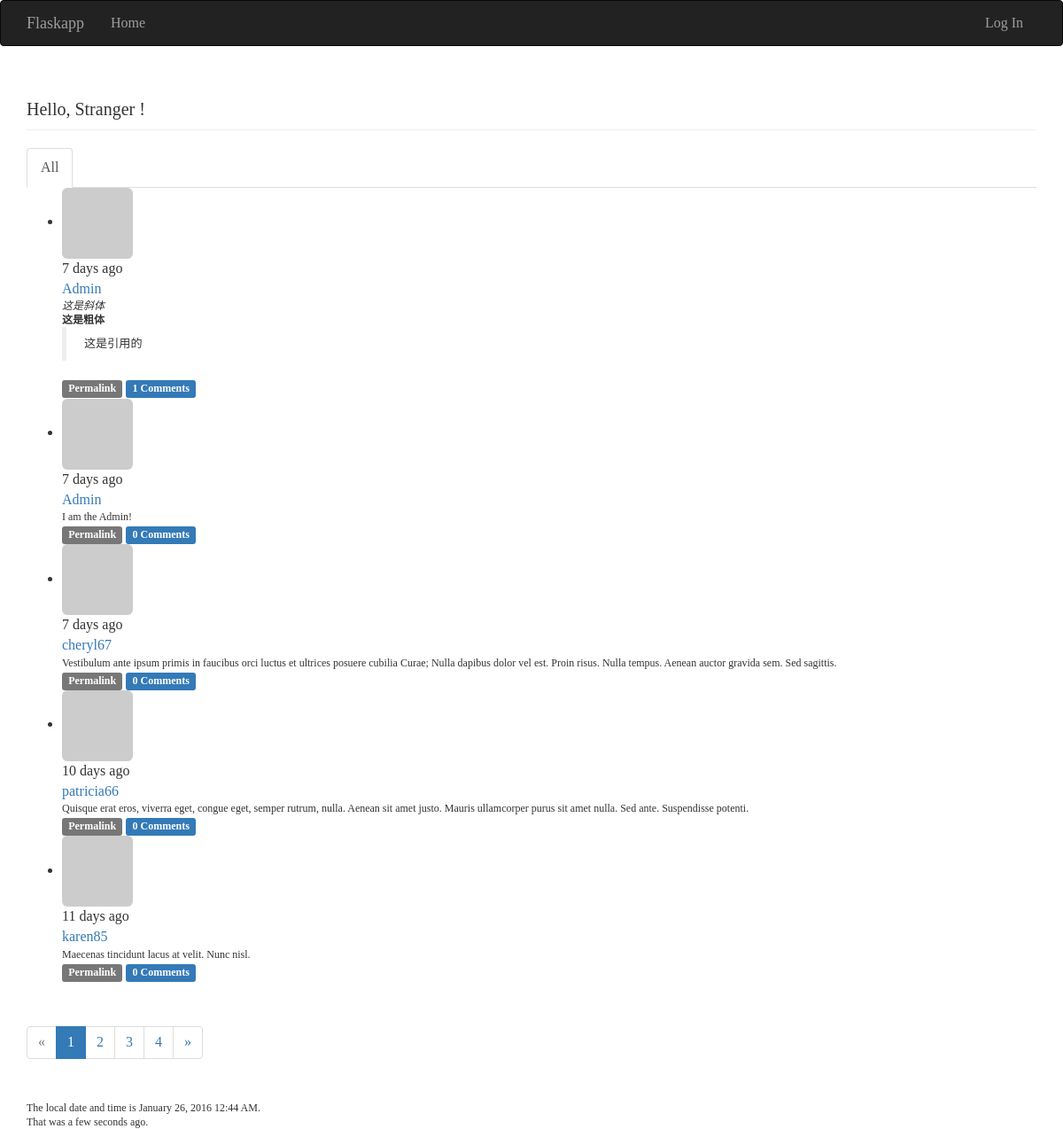
The page / on the database its author committed.
### app/models.py (models this page shows, shortened)
class Post(db.Model):
    __tablename__ = 'posts'
    id = db.Column(db.Integer, primary_key=True)
    body = db.Column(db.Text)
    body_html = db.Column(db.Text)
    timestamp = db.Column(db.DateTime, index=True, default=datetime.utcnow)
    author_id = db.Column(db.Integer, db.ForeignKey('users.id'))
    comments = db.relationship('Comment', backref='post', lazy='dynamic')

class User(db.Model, UserMixin):
    __tablename__ = 'users'
    id = db.Column(db.Integer, primary_key=True)
    email = db.Column(db.String(64), unique=True, index=True)
    username = db.Column(db.String(64), unique=True, index=True)
    role_id = db.Column(db.Integer, db.ForeignKey('roles.id'))
    password_hash = db.Column(db.String(128))
    confirmed = db.Column(db.Boolean, default=False)
    name = db.Column(db.String(64))
    location = db.Column(db.String(64))
    about_me = db.Column(db.Text())
    member_since = db.Column(db.DateTime(), default=datetime.utcnow)
    last_seen = db.Column(db.DateTime(), default=datetime.utcnow)
    avatar_hash = db.Column(db.String(32))
    posts = db.relationship('Post', backref='author', lazy='dynamic')
    followed = db.relationship('Follow',
                               foreign_keys=[Follow.follower_id],
                               backref=db.backref('follower', lazy='joined'),
                               lazy='dynamic',
                               cascade='all, delete-orphan')
    followers = db.relationship('Follow',
                                foreign_keys=[Follow.followed_id],
                                backref=db.backref('followed', lazy='joined'),
                                lazy='dynamic',
                                cascade='all, delete-orphan')
    comments = db.relationship('Comment', backref='author', lazy='dynamic')
    @property
    def password(self):
        raise AttributeError('password is not a readable attribute')
    def gravatar(self, size=100, default='identicon', rating='g'):
        if request.is_secure:
            url = 'https://secure.gravatar.com/avatar'
        else:
            url = 'http://www.gravatar.com/avatar'
        hash = self.avatar_hash or hashlib.md5(
                self.email.encode('utf-8')).hexdigest()
        return '{url}/{hash}?s={size}&d={default}&r={rating}'.format(
                url=url, hash=hash, size=size, default=default, rating=rating)

### app/main/views.py (the view)
@main.route('/', methods=['GET', 'POST'])
def index():
    form = PostForm()
    if current_user.can(Permission.WRITE_ARTICLES) and \
            form.validate_on_submit():
        post = Post(body=form.body.data,
                    author=current_user._get_current_object())
        db.session.add(post)
        return redirect(url_for('.index'))
    page = request.args.get('page', 1, type=int)
    show_followed = False
    if current_user.is_authenticated:
        show_followed = bool(request.cookies.get('show_followed', ''))
    if show_followed:
        query = current_user.followed_posts
    else:
        query = Post.query
    pagination = Post.query.order_by(Post.timestamp.desc()).paginate(
            page, per_page=current_app.config['FLASKY_POSTS_PER_PAGE'],
            error_out=False)
    posts = pagination.items
    return render_template('index.html',form=form, name=session.get('name'),
                           known=session.get('known', False), posts=posts,
                           pagination=pagination,
                           show_followed=show_followed,
                           current_time=datetime.utcnow())

### app/auth/views.py (called while the page is built)
@auth.before_app_request
def before_request():
    if current_user.is_authenticated:
        current_user.ping()
        if not current_user.confirmed \
                and request.endpoint[:5] != 'auth.' \
                and request.endpoint != 'static':
            return redirect(url_for('auth.unconfirmed'))

### app/main/__init__.py (called while the page is built)
@main.app_context_processor
def inject_permissions():
    return dict(Permission=Permission)

### app/main/views.py (called while the page is built)
@main.after_app_request
def after_request(response):
    for query in get_debug_queries():
        if query.duration >= current_app.config['FLASKY_SLOW_DB_QUERY_TIME']:
            current_app.logger.warning(
                'Slow query: %s\nParameters: %s\nDuration: %fs\nContext: %s\n'
                % (query.statement, query.parametersm, query.duration,
                    query.context))
    return response

### app/models.py (called while the page is built)
    def can(self, permissions):
        return False

    def is_administrator(self):
        return False

### app/templates/index.html (shortened to what this page needs)
{% extends "base.html" %}
{% import "bootstrap/wtf.html" as wtf %}
{% import "_macros.html" as macros %}
{% block page_content %}
<div class="page-header">
    <h1>Hello, {% if current_user.is_authenticated %}{{ current_user.username }} !{% else %}Stranger !</h1>{% endif %}
</div>
<div class="post-tabs">
    <ul class="nav nav-tabs">
        <li{% if not show_followed %} class="active"{% endif %}><a href="{{ url_for('.show_all') }}">All</a></li>
    </ul>
    {% include '_posts.html' %}
</div>
{% if pagination %}
<div class="pagination">
    {{ macros.pagination_widget(pagination, '.index') }}
</div>
{% endif %}
<p>The local date and time is {{ moment(current_time).format('LLL') }}.</p>
<p>That was {{ moment(current_time).fromNow(refresh=True) }}.</p>
{% endblock %}

### app/templates/_posts.html (shortened to what this page needs)
<ul class="posts">
    {% for post in posts %}
    <li class="post">
        <div class="post-thumbnail">
            <a href="{{ url_for('.user', username=post.author.username) }}">
                <img class="img-rounded profile-thumbnail" src="{{ post.author.gravatar(size=40) }}">
            </a>
        </div>
        <div class="post-content">
            <div class="post-date">{{ moment(post.timestamp).fromNow() }}</div>
            <div class="post-author"><a href="{{ url_for('.user', username=post.author.username) }}">{{ post.author.username }}</a></div>
            <div class="post-body">
                {% if post.body_html %}
                    {{ post.body_html | safe }}
                {% else %}
                    {{ post.body }}
                {% endif %}
            </div>
            <div class="post-footer">
                <a href="{{ url_for('.post', id=post.id) }}">
                    <span class="label label-default">Permalink</span>
                </a>
                <a href="{{ url_for('.post', id=post.id) }}#comments">
                    <span class="label label-primary">{{ post.comments.count() }} Comments</span>
                </a>
            </div>
        </div>
    </li>
    {% endfor %}
</ul>

### tmp/coverage/style.css (style rules this page uses)
html, body, h1, h2, h3, p, table, td, th { margin: 0; padding: 0; border: 0; outline: 0; font-weight: inherit; font-style: inherit; font-size: 100%; font-family: inherit; vertical-align: baseline; }
body { font-family: georgia, serif; font-size: 1em; }
html>body { font-size: 16px; }
p { font-size: .75em; line-height: 1.33333333em; }
h1 { font-size: 1.25em; display: inline-block; }

### rows shown on the page
Post: timestamp "7 days ago", author.username "Admin", body_html "这是斜体 这是粗体 这是引用的", comments.count "1"
Post: timestamp "7 days ago", author.username "Admin", body_html "I am the Admin!", comments.count "0"
Post: timestamp "7 days ago", author.username "cheryl67", body_html "Vestibulum ante ipsum primis in faucibus orci luctus et ultrices posuere cubilia Curae; Nulla dapibus dolor vel est. Proin risus. Nulla tempus. Aenean auctor gravida sem. Sed sagittis.", comments.count "0"
Post: timestamp "10 days ago", author.username "patricia66", body_html "Quisque erat eros, viverra eget, congue eget, semper rutrum, nulla. Aenean sit amet justo. Mauris ullamcorper purus sit amet nulla. Sed ante. Suspendisse potenti.", comments.count "0"
Post: timestamp "11 days ago", author.username "karen85", body_html "Maecenas tincidunt lacus at velit. Nunc nisl.", comments.count "0"

### other values the page prints
{{ p }} "1"
{{ p }} "2" "3" "4"
